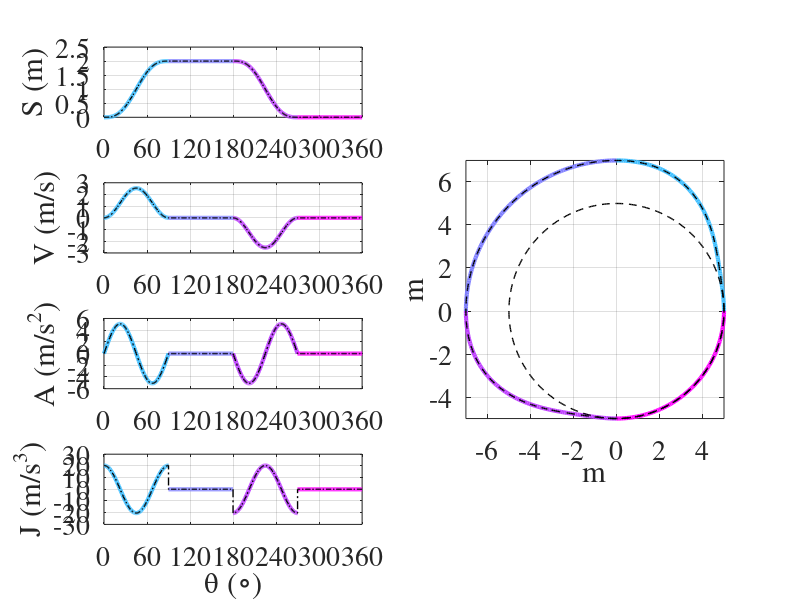

Recreate this plot in MATLAB.
function cam=scca_dd(fun, h, beta, omega, base_rad, units)
% scca_dd performs design and SVAJ analysis of a cam profile
% 
% Syntax
%
%   cam=scca_dd(fun, h, beta, omega, base_rad, units)
%
%
% Description
%   cam=scca_dd(fun, h, beta, omega, base_rad, units)
%   takes as input a single SCCA function, the change in height,  
%   beta in radians, angular velocity, base radius
%   and the units of base radius and height
%   it returns a matrix cam which contains rows represnting an angle, 
%   and the s, v, a, j values for that angle
%
%   if you enter beta values that don't add up to zero the function
%   automatically assumes a dwell for the remaining portion
%
%   fun can be 'modtrap', for modified trapezoidal, 'modsin' for modified sine, and
%   'cyc' for cycloidal displacement
%
% Reference
%   [1] R. L. Norton, Design of Machinery, McGrawHill
%
% Example:
% design a cam with 5 cm base radius that rises 2 cm for 90 deg., dwells
% for 90 degree, then falls for 2 cm for 90 degrees and dwells for the rest
% scca_dd('modtrap', [2, 0, -2], [pi/2, pi/2, pi/2], 1, 5, 'cm');
%
% Sachit Butail, NIU, 2016


if nargin < 1
    fun='cyc';
    h=[2, 0, -2];
    beta=[pi/2, pi/2, pi/2];
    omega=1;
    base_rad=5;
    units='m';
end


h=[0, h];
beta=[0, beta];

if sum(beta) < 2*pi
    beta=[beta, 2*pi-sum(beta)];
    h=[h, 0];
end


switch fun
    case 'modtrap'
        b=0.25; 
        c=0.5; 
        d=0.25;
        Ca=4.881;
    case 'shm' % *
        b=0;
        c=0;
        d=1;
        Ca=4.9348;
    case 'ca' % *
        b=0;
        c=1;
        d=0;
        Ca=4;
    case 'modsin'
        b=0.25; 
        c=0.0; 
        d=0.75;
        Ca=5.528;
    case 'cyc'
        b=0.5; 
        c=0.0; 
        d=0.5;
        Ca=6.2832;        
end


% plot svaj

figure(1); gcf; clf;
sp=0;
cam=[];
fs=20;
clr=colormap(cool(numel(h)));
for sec=2:numel(h)
    [s, v, a, j, xz]=svaj(beta(sec), h(sec), b, c, d, Ca, omega);
    
    % reset to the last position from previous timestep
    s=s+sp-s(1);
    sp=s(end);
    
    
    figure(1); gcf;
    subplot(4,2,1);
    angle=beta(sec)*xz+sum(beta(1:sec-1));
    plot(angle*180/pi, s, 'linewidth', 3, 'color', clr(sec,:));
    grid on; hold on;
    set(gca, 'fontsize', fs, 'xlim', [0, 360], 'fontname', 'times');
    set(gca, 'xtick', 0:60:360);
    ylabel(sprintf('S (%s)', units));
    
    subplot(4,2,3);
    plot(angle*180/pi, v, 'linewidth', 3, 'color', clr(sec,:));
    grid on; hold on;
    set(gca, 'fontsize', fs, 'xlim', [0, 360], 'fontname', 'times');
    set(gca, 'xtick', 0:60:360);
    ylabel(sprintf('V (%s/s)', units));
    
    subplot(4,2,5);
    plot(angle*180/pi, a, 'linewidth', 3, 'color', clr(sec,:));
    grid on; hold on;
    set(gca, 'fontsize', fs, 'xlim', [0, 360], 'fontname', 'times');
    set(gca, 'xtick', 0:60:360);
    ylabel(sprintf('A (%s/s^2)', units));
    
    subplot(4,2,7);
    plot(angle*180/pi, j, 'linewidth', 3, 'color', clr(sec,:));
    grid on; hold on;
    set(gca, 'fontsize', fs, 'xlim', [0, 360], 'fontname', 'times');
    set(gca, 'xtick', 0:60:360);
    ylabel(sprintf('J (%s/s^3)', units));
    xlabel('\theta (\circ)');

    subplot(4,2,[2, 4, 6, 8]); 
    plot((base_rad+s).*cos(angle), (base_rad+s).*sin(angle), ...
                'linewidth', 3, 'color', clr(sec,:));
    hold on;
    set(gca, 'fontsize', fs, 'fontname', 'times');
    xlabel(units); ylabel(units);
    axis image;
    grid on;
    cam=[cam; angle, s, v, a j];
end

figure(1); gcf;
subplot(4,2,1);
plot(cam(:,1)*180/pi, cam(:,2), 'k-.', 'linewidth', 1);
subplot(4,2,3);
plot(cam(:,1)*180/pi, cam(:,3), 'k-.', 'linewidth', 1);
subplot(4,2,5);
plot(cam(:,1)*180/pi, cam(:,4), 'k-.', 'linewidth', 1);
subplot(4,2,7);
plot(cam(:,1)*180/pi, cam(:,5), 'k-.', 'linewidth', 1);
subplot(4,2,[2, 4, 6, 8]); 
plot((base_rad+cam(:,2)).*cos(cam(:,1)), (base_rad+cam(:,2)).*sin(cam(:,1)),...
    'k--', 'linewidth', 1);
plot((base_rad).*cos(cam(:,1)), (base_rad).*sin(cam(:,1)),...
    'k--', 'linewidth', 1);


function [S, V, A, J, xz]=svaj(beta, h, b, c, d, Ca, omega)


% zone 1
x=0:.01:b/2; n1=numel(x);
xz(1:n1,1)=x;
y(1:n1,1)=Ca*(b/pi*x-(b/pi)^2*sin(pi/b*x));
ydot(1:n1,1)=Ca*(b/pi-b/pi*cos(pi/b*x));
yddot(1:n1,1)=Ca*sin(pi/b*x);
ydddot(1:n1,1)=Ca*pi/b*cos(pi/b*x);

% zone 2
x=b/2:.01:(1-d)/2; n2=numel(x); n1=numel(xz);
xz(n1+1:n1+n2,:)=x;
y(n1+1:n1+n2,:)=Ca*(x.^2/2+b*(1/pi-1/2).*x + b^2*(1/8-1/pi^2));
ydot(n1+1:n1+n2,:)=Ca*(x+b*(1/pi-1/2));
yddot(n1+1:n1+n2,:)=Ca;
ydddot(n1+1:n1+n2,:)=0;

% zone 3
x=(1-d)/2:.01:(1+d)/2; n3=numel(x); n2=numel(xz);
xz(n2+1:n2+n3,:)=x;
y(n2+1:n2+n3,:)=Ca*((b/pi+c/2)*x +(d/pi)^2 + b^2*(1/8-1/pi^2)-(1-d)^2/8 ...
            -(d/pi)^2*cos(pi/d*(x-(1-d)/2)));
ydot(n2+1:n2+n3,:)=Ca*(b/pi+c/2+d/pi*sin(pi/d*(x-(1-d)/2)));
yddot(n2+1:n2+n3,:)=Ca*cos(pi/d*(x-(1-d)/2));
ydddot(n2+1:n2+n3,:)=-Ca*pi/d*sin(pi/d*(x-(1-d)/2));

% zone 4
x=(1+d)/2:.01:(1-b/2); n4=numel(x); n3=numel(xz);
xz(n3+1:n3+n4,:)=x;
y(n3+1:n3+n4,:)=Ca*(-x.^2/2+(b/pi+1-b/2)*x + (2*d^2-b^2)*(1/pi^2-1/8)-1/4);
ydot(n3+1:n3+n4,:)=Ca*(-x+b/pi+1-b/2);
yddot(n3+1:n3+n4,:)=-Ca;
ydddot(n3+1:n3+n4,:)=0;

% zone 5
x=(1-b/2):.01:1; n5=numel(x); n4=numel(xz);
xz(n4+1:n4+n5,:)=x;
y(n4+1:n4+n5,:)=Ca*(b/pi*x+2*(d^2-b^2)/pi^2+((1-b)^2-d^2)/4-...
                    (b/pi)^2*sin(pi/b*(x-1)));
ydot(n4+1:n4+n5,:)=Ca*(b/pi-b/pi*cos(pi/b*(x-1)));
yddot(n4+1:n4+n5,:)=Ca*sin(pi/b*(x-1));
ydddot(n4+1:n4+n5,:)=Ca*pi/b*cos(pi/b*(x-1));

% compute s v a j
if h >= 0
    s=h*y; S=s;
    v=h/beta*ydot; V=v*omega;
    a=h/beta^2*yddot; A=a*omega^2;
    j=h/beta^3*ydddot; J=j*omega^3;
elseif h < 0
    h=-h;
    s=h*(1-y); S=s;
    v=-h/beta*ydot; V=v*omega;
    a=-h/beta^2*yddot; A=a*omega^2;
    j=-h/beta^3*ydddot; J=j*omega^3;
end
